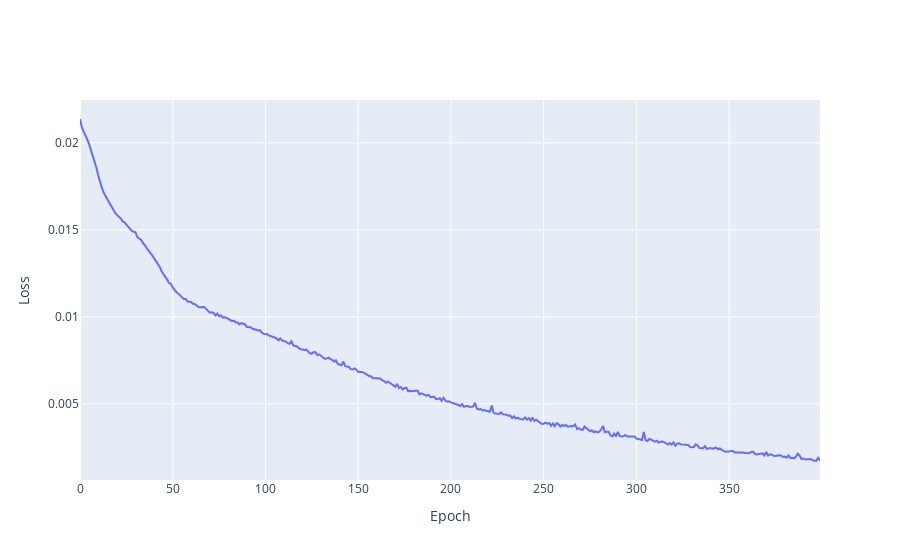

Write notebook code for a chart like this one.
### Code cell
loss = history.history['loss']
layout = go.Layout(
    xaxis={'title':'Epoch'},
    yaxis={'title':'Loss'}
)
fig = go.Figure([
    go.Scatter(x=list(range(400)), y=loss, mode='lines',name = 'Training Loss')
], layout=layout)
fig.show()

### Figure 1 — Plotly figure (JSON) as saved in the notebook; plotly's stock layout.template omitted (floating-point values rounded to 4 significant figures; data arrays with more than 128 entries replaced by an {"elided": "..."} marker saying what was removed)
{"data": [{"mode": "lines", "name": "Training Loss", "type": "scatter", "x": {"elided": "400 int values"}, "y": {"elided": "400 float values"}}], "layout": {"xaxis": {"title": {"text": "Epoch"}}, "yaxis": {"title": {"text": "Loss"}}}}
